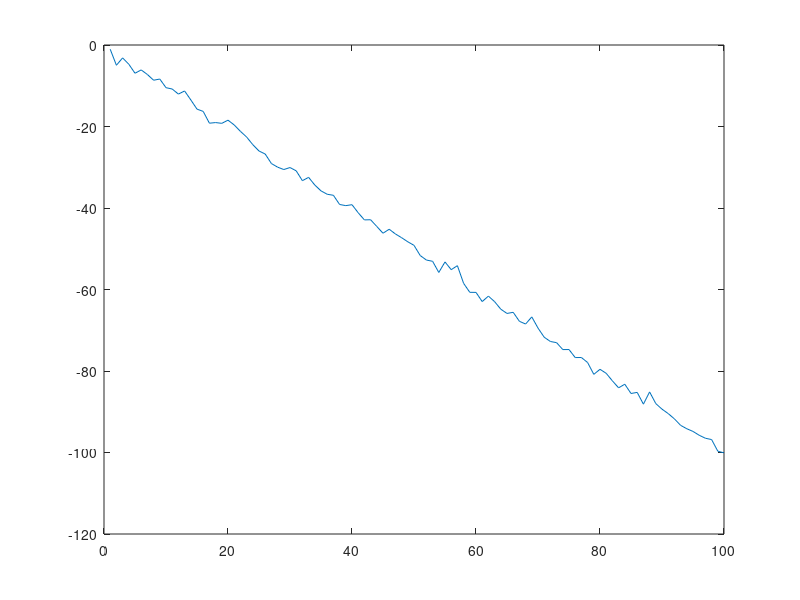
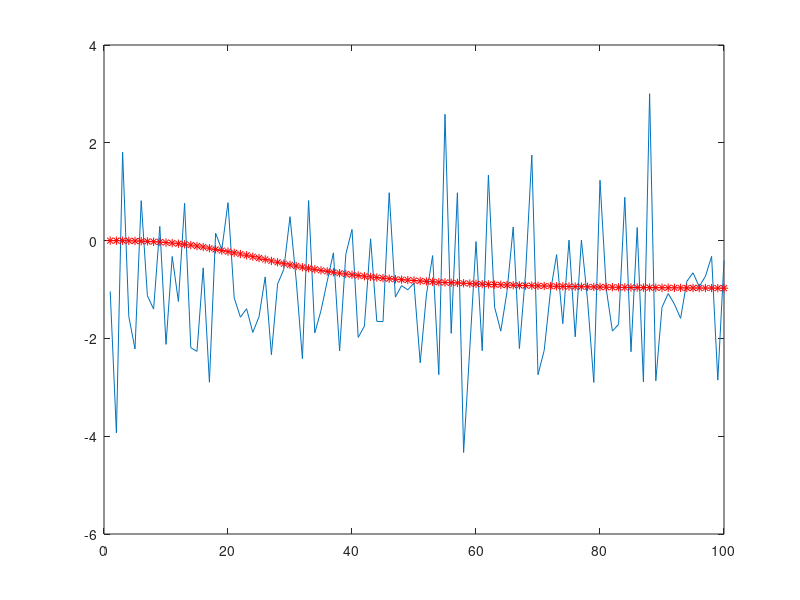

These figures' MATLAB source, in order:
%kalman_filter
Z=-(1:100)+randn(1,100);
figure; 
%plot(Z);
plot(Z);

z_pre=0;

for i=1:1:100
    %v(i)=((enc(i)-enc_pre)*2*pi)/ ((52*65.5)* 0.02);
    zv(i)=(Z(i)-z_pre)/1;
    z_pre=Z(i);
end
figure;
plot(zv);hold on;

X=[0;0];
P=[1 0;0 1];
F=[1 1;0 1];
Q=[0.0001 0;0 0.0001];
H=[1 0];
R=10000;


for i=1:100
    X_=F*X;
    P_=F*P*F'+Q;
    K=P_*H'/(H*P_*H'+R);
    X=X_+K*(Z(i)-H*X_);
    P=(eye(2)-K*H)*P_;
    plot(i,X(2),'*r');hold on;
end
